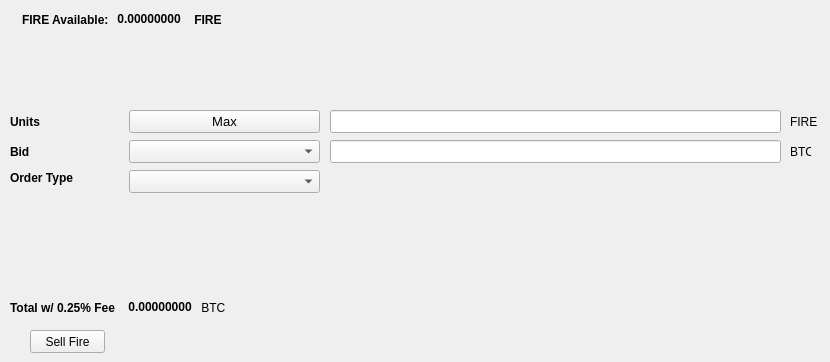
   <widget class="QWidget" name="SellTab">
    <attribute name="title">
     <string>Sell</string>
    </attribute>
    <widget class="QLabel" name="label_16">
     <property name="geometry">
      <rect>
       <x>790</x>
       <y>140</y>
       <width>21</width>
       <height>23</height>
      </rect>
     </property>
     <property name="text">
      <string>BTC</string>
     </property>
    </widget>
    <widget class="QComboBox" name="SellBidcomboBox">
     <property name="geometry">
      <rect>
       <x>129</x>
       <y>140</y>
       <width>191</width>
       <height>23</height>
      </rect>
     </property>
     <property name="font">
      <font>
       <pointsize>10</pointsize>
      </font>
     </property>
    </widget>
    <widget class="QLabel" name="label_18">
     <property name="geometry">
      <rect>
       <x>10</x>
       <y>110</y>
       <width>46</width>
       <height>23</height>
      </rect>
     </property>
     <property name="font">
      <font>
       <weight>75</weight>
       <bold>true</bold>
      </font>
     </property>
     <property name="text">
      <string>Units</string>
     </property>
    </widget>
    <widget class="QPushButton" name="Sell_Max_Amount">
     <property name="geometry">
      <rect>
       <x>129</x>
       <y>110</y>
       <width>191</width>
       <height>23</height>
      </rect>
     </property>
     <property name="font">
      <font>
       <pointsize>10</pointsize>
      </font>
     </property>
     <property name="text">
      <string>Max</string>
     </property>
    </widget>
    <widget class="QLabel" name="label_20">
     <property name="geometry">
      <rect>
       <x>10</x>
       <y>170</y>
       <width>71</width>
       <height>16</height>
      </rect>
     </property>
     <property name="font">
      <font>
       <weight>75</weight>
       <bold>true</bold>
      </font>
     </property>
     <property name="text">
      <string>Order Type</string>
     </property>
    </widget>
    <widget class="QComboBox" name="SellOrdertypeCombo">
     <property name="geometry">
      <rect>
       <x>129</x>
       <y>170</y>
       <width>191</width>
       <height>23</height>
      </rect>
     </property>
     <property name="font">
      <font>
       <pointsize>10</pointsize>
      </font>
     </property>
    </widget>
    <widget class="QLabel" name="label_21">
     <property name="geometry">
      <rect>
       <x>10</x>
       <y>140</y>
       <width>46</width>
       <height>23</height>
      </rect>
     </property>
     <property name="font">
      <font>
       <weight>75</weight>
       <bold>true</bold>
      </font>
     </property>
     <property name="text">
      <string>Bid</string>
     </property>
    </widget>
    <widget class="QLabel" name="label_22">
     <property name="geometry">
      <rect>
       <x>790</x>
       <y>110</y>
       <width>31</width>
       <height>23</height>
      </rect>
     </property>
     <property name="text">
      <string>FIRE</string>
     </property>
    </widget>
    <widget class="QLineEdit" name="UnitsInputFire">
     <property name="geometry">
      <rect>
       <x>330</x>
       <y>110</y>
       <width>451</width>
       <height>23</height>
      </rect>
     </property>
     <property name="font">
      <font>
       <pointsize>9</pointsize>
       <weight>75</weight>
       <bold>true</bold>
      </font>
     </property>
    </widget>
    <widget class="QLineEdit" name="SellBidPriceEdit">
     <property name="geometry">
      <rect>
       <x>330</x>
       <y>140</y>
       <width>451</width>
       <height>23</height>
      </rect>
     </property>
     <property name="font">
      <font>
       <pointsize>9</pointsize>
       <weight>75</weight>
       <bold>true</bold>
      </font>
     </property>
    </widget>
    <widget class="QPushButton" name="SellFireBTN">
     <property name="geometry">
      <rect>
       <x>30</x>
       <y>330</y>
       <width>75</width>
       <height>23</height>
      </rect>
     </property>
     <property name="text">
      <string>Sell Fire</string>
     </property>
    </widget>
    <widget class="QWidget" name="layoutWidget">
     <property name="geometry">
      <rect>
       <x>22</x>
       <y>12</y>
       <width>200</width>
       <height>15</height>
      </rect>
     </property>
     <layout class="QHBoxLayout" name="horizontalLayout">
      <item>
       <widget class="QLabel" name="label232_2">
        <property name="font">
         <font>
          <weight>75</weight>
          <bold>true</bold>
         </font>
        </property>
        <property name="text">
         <string>FIRE Available:</string>
        </property>
       </widget>
      </item>
      <item>
       <widget class="QLabel" name="FIREAvailableLabel">
        <property name="palette">
         <palette>
          <active>
           <colorrole role="WindowText">
            <brush brushstyle="SolidPattern">
             <color alpha="255">
              <red>0</red>
              <green>0</green>
              <blue>0</blue>
             </color>
            </brush>
           </colorrole>
           <colorrole role="Button">
            <brush brushstyle="SolidPattern">
             <color alpha="255">
              <red>0</red>
              <green>170</green>
              <blue>0</blue>
             </color>
            </brush>
           </colorrole>
           <colorrole role="Light">
            <brush brushstyle="SolidPattern">
             <color alpha="255">
              <red>0</red>
              <green>255</green>
              <blue>0</blue>
             </color>
            </brush>
           </colorrole>
           <colorrole role="Midlight">
            <brush brushstyle="SolidPattern">
             <color alpha="255">
              <red>0</red>
              <green>212</green>
              <blue>0</blue>
             </color>
            </brush>
           </colorrole>
           <colorrole role="Dark">
            <brush brushstyle="SolidPattern">
             <color alpha="255">
              <red>0</red>
              <green>85</green>
              <blue>0</blue>
             </color>
            </brush>
           </colorrole>
           <colorrole role="Mid">
            <brush brushstyle="SolidPattern">
             <color alpha="255">
              <red>0</red>
              <green>113</green>
              <blue>0</blue>
             </color>
            </brush>
           </colorrole>
           <colorrole role="Text">
            <brush brushstyle="SolidPattern">
             <color alpha="255">
              <red>0</red>
              <green>170</green>
              <blue>0</blue>
             </color>
            </brush>
           </colorrole>
           <colorrole role="BrightText">
            <brush brushstyle="SolidPattern">
             <color alpha="255">
              <red>255</red>
              <green>255</green>
              <blue>255</blue>
             </color>
            </brush>
           </colorrole>
           <colorrole role="ButtonText">
            <brush brushstyle="SolidPattern">
             <color alpha="255">
              <red>0</red>
              <green>0</green>
              <blue>0</blue>
             </color>
            </brush>
           </colorrole>
           <colorrole role="Base">
            <brush brushstyle="SolidPattern">
             <color alpha="255">
              <red>255</red>
              <green>255</green>
              <blue>255</blue>
             </color>
            </brush>
           </colorrole>
           <colorrole role="Window">
            <brush brushstyle="SolidPattern">
             <color alpha="255">
              <red>0</red>
              <green>170</green>
              <blue>0</blue>
             </color>
            </brush>
           </colorrole>
           <colorrole role="Shadow">
            <brush brushstyle="SolidPattern">
             <color alpha="255">
              <red>0</red>
              <green>0</green>
              <blue>0</blue>
             </color>
            </brush>
           </colorrole>
           <colorrole role="AlternateBase">
            <brush brushstyle="SolidPattern">
             <color alpha="255">
              <red>127</red>
              <green>212</green>
              <blue>127</blue>
             </color>
            </brush>
           </colorrole>
           <colorrole role="ToolTipBase">
            <brush brushstyle="SolidPattern">
             <color alpha="255">
              <red>255</red>
              <green>255</green>
              <blue>220</blue>
             </color>
            </brush>
           </colorrole>
           <colorrole role="ToolTipText">
            <brush brushstyle="SolidPattern">
             <color alpha="255">
              <red>0</red>
              <green>0</green>
              <blue>0</blue>
             </color>
            </brush>
           </colorrole>
          </active>
          <inactive>
           <colorrole role="WindowText">
            <brush brushstyle="SolidPattern">
             <color alpha="255">
              <red>0</red>
              <green>0</green>
              <blue>0</blue>
             </color>
            </brush>
           </colorrole>
           <colorrole role="Button">
            <brush brushstyle="SolidPattern">
             <color alpha="255">
              <red>0</red>
              <green>170</green>
              <blue>0</blue>
             </color>
            </brush>
           </colorrole>
           <colorrole role="Light">
            <brush brushstyle="SolidPattern">
             <color alpha="255">
              <red>0</red>
              <green>255</green>
              <blue>0</blue>
             </color>
            </brush>
           </colorrole>
           <colorrole role="Midlight">
            <brush brushstyle="SolidPattern">
             <color alpha="255">
              <red>0</red>
              <green>212</green>
              <blue>0</blue>
             </color>
            </brush>
           </colorrole>
           <colorrole role="Dark">
            <brush brushstyle="SolidPattern">
             <color alpha="255">
              <red>0</red>
              <green>85</green>
              <blue>0</blue>
             </color>
            </brush>
           </colorrole>
           <colorrole role="Mid">
            <brush brushstyle="SolidPattern">
             <color alpha="255">
              <red>0</red>
              <green>113</green>
              <blue>0</blue>
             </color>
            </brush>
           </colorrole>
           <colorrole role="Text">
            <brush brushstyle="SolidPattern">
             <color alpha="255">
              <red>0</red>
              <green>170</green>
              <blue>0</blue>
             </color>
            </brush>
           </colorrole>
           <colorrole role="BrightText">
            <brush brushstyle="SolidPattern">
             <color alpha="255">
              <red>255</red>
              <green>255</green>
              <blue>255</blue>
             </color>
            </brush>
           </colorrole>
           <colorrole role="ButtonText">
            <brush brushstyle="SolidPattern">
             <color alpha="255">
              <red>0</red>
              <green>0</green>
              <blue>0</blue>
             </color>
            </brush>
           </colorrole>
           <colorrole role="Base">
            <brush brushstyle="SolidPattern">
             <color alpha="255">
              <red>255</red>
              <green>255</green>
              <blue>255</blue>
             </color>
            </brush>
           </colorrole>
           <colorrole role="Window">
            <brush brushstyle="SolidPattern">
             <color alpha="255">
              <red>0</red>
              <green>170</green>
              <blue>0</blue>
             </color>
            </brush>
           </colorrole>
           <colorrole role="Shadow">
            <brush brushstyle="SolidPattern">
             <color alpha="255">
              <red>0</red>
              <green>0</green>
              <blue>0</blue>
             </color>
            </brush>
           </colorrole>
           <colorrole role="AlternateBase">
            <brush brushstyle="SolidPattern">
             <color alpha="255">
              <red>127</red>
              <green>212</green>
              <blue>127</blue>
             </color>
            </brush>
           </colorrole>
           <colorrole role="ToolTipBase">
            <brush brushstyle="SolidPattern">
             <color alpha="255">
              <red>255</red>
              <green>255</green>
              <blue>220</blue>
             </color>
            </brush>
           </colorrole>
           <colorrole role="ToolTipText">
            <brush brushstyle="SolidPattern">
             <color alpha="255">
              <red>0</red>
              <green>0</green>
              <blue>0</blue>
             </color>
            </brush>
           </colorrole>
          </inactive>
          <disabled>
           <colorrole role="WindowText">
            <brush brushstyle="SolidPattern">
             <color alpha="255">
              <red>0</red>
              <green>85</green>
              <blue>0</blue>
             </color>
            </brush>
           </colorrole>
           <colorrole role="Button">
            <brush brushstyle="SolidPattern">
             <color alpha="255">
              <red>0</red>
              <green>170</green>
              <blue>0</blue>
             </color>
            </brush>
           </colorrole>
           <colorrole role="Light">
            <brush brushstyle="SolidPattern">
             <color alpha="255">
              <red>0</red>
              <green>255</green>
              <blue>0</blue>
             </color>
            </brush>
           </colorrole>
           <colorrole role="Midlight">
            <brush brushstyle="SolidPattern">
             <color alpha="255">
              <red>0</red>
              <green>212</green>
              <blue>0</blue>
             </color>
            </brush>
           </colorrole>
           <colorrole role="Dark">
            <brush brushstyle="SolidPattern">
             <color alpha="255">
              <red>0</red>
              <green>85</green>
              <blue>0</blue>
             </color>
            </brush>
           </colorrole>
           <colorrole role="Mid">
            <brush brushstyle="SolidPattern">
             <color alpha="255">
              <red>0</red>
              <green>113</green>
              <blue>0</blue>
             </color>
            </brush>
           </colorrole>
           <colorrole role="Text">
            <brush brushstyle="SolidPattern">
             <color alpha="255">
              <red>0</red>
              <green>85</green>
              <blue>0</blue>
             </color>
            </brush>
           </colorrole>
           <colorrole role="BrightText">
            <brush brushstyle="SolidPattern">
             <color alpha="255">
              <red>255</red>
              <green>255</green>
              <blue>255</blue>
             </color>
            </brush>
           </colorrole>
           <colorrole role="ButtonText">
            <brush brushstyle="SolidPattern">
             <color alpha="255">
              <red>0</red>
              <green>85</green>
              <blue>0</blue>
             </color>
            </brush>
           </colorrole>
           <colorrole role="Base">
            <brush brushstyle="SolidPattern">
             <color alpha="255">
              <red>0</red>
              <green>170</green>
              <blue>0</blue>
             </color>
            </brush>
           </colorrole>
           <colorrole role="Window">
            <brush brushstyle="SolidPattern">
             <color alpha="255">
              <red>0</red>
              <green>170</green>
              <blue>0</blue>
             </color>
            </brush>
           </colorrole>
           <colorrole role="Shadow">
            <brush brushstyle="SolidPattern">
             <color alpha="255">
              <red>0</red>
              <green>0</green>
              <blue>0</blue>
             </color>
            </brush>
           </colorrole>
           <colorrole role="AlternateBase">
            <brush brushstyle="SolidPattern">
             <color alpha="255">
              <red>0</red>
              <green>170</green>
              <blue>0</blue>
             </color>
            </brush>
           </colorrole>
           <colorrole role="ToolTipBase">
            <brush brushstyle="SolidPattern">
             <color alpha="255">
              <red>255</red>
              <green>255</green>
              <blue>220</blue>
             </color>
            </brush>
           </colorrole>
           <colorrole role="ToolTipText">
            <brush brushstyle="SolidPattern">
             <color alpha="255">
              <red>0</red>
              <green>0</green>
              <blue>0</blue>
             </color>
            </brush>
           </colorrole>
          </disabled>
         </palette>
        </property>
        <property name="font">
         <font>
          <weight>75</weight>
          <bold>true</bold>
         </font>
        </property>
        <property name="text">
         <string> 0.00000000 </string>
        </property>
        <property name="textInteractionFlags">
         <set>Qt::LinksAccessibleByMouse|Qt::TextSelectableByKeyboard|Qt::TextSelectableByMouse</set>
        </property>
       </widget>
      </item>
      <item>
       <widget class="QLabel" name="labelfire">
        <property name="font">
         <font>
          <weight>75</weight>
          <bold>true</bold>
         </font>
        </property>
        <property name="text">
         <string> FIRE</string>
        </property>
       </widget>
      </item>
     </layout>
    </widget>
    <widget class="QWidget" name="layoutWidget">
     <property name="geometry">
      <rect>
       <x>10</x>
       <y>300</y>
       <width>218</width>
       <height>15</height>
      </rect>
     </property>
     <layout class="QHBoxLayout" name="horizontalLayout_2">
      <item>
       <widget class="QLabel" name="label_19">
        <property name="font">
         <font>
          <weight>75</weight>
          <bold>true</bold>
         </font>
        </property>
        <property name="text">
         <string>Total w/ 0.25% Fee </string>
        </property>
       </widget>
      </item>
      <item>
       <widget class="QLabel" name="SellCostLabel">
        <property name="palette">
         <palette>
          <active>
           <colorrole role="WindowText">
            <brush brushstyle="SolidPattern">
             <color alpha="255">
              <red>0</red>
              <green>0</green>
              <blue>0</blue>
             </color>
            </brush>
           </colorrole>
           <colorrole role="Button">
            <brush brushstyle="SolidPattern">
             <color alpha="255">
              <red>0</red>
              <green>170</green>
              <blue>0</blue>
             </color>
            </brush>
           </colorrole>
           <colorrole role="Light">
            <brush brushstyle="SolidPattern">
             <color alpha="255">
              <red>0</red>
              <green>255</green>
              <blue>0</blue>
             </color>
            </brush>
           </colorrole>
           <colorrole role="Midlight">
            <brush brushstyle="SolidPattern">
             <color alpha="255">
              <red>0</red>
              <green>212</green>
              <blue>0</blue>
             </color>
            </brush>
           </colorrole>
           <colorrole role="Dark">
            <brush brushstyle="SolidPattern">
             <color alpha="255">
              <red>0</red>
              <green>85</green>
              <blue>0</blue>
             </color>
            </brush>
           </colorrole>
           <colorrole role="Mid">
            <brush brushstyle="SolidPattern">
             <color alpha="255">
              <red>0</red>
              <green>113</green>
              <blue>0</blue>
             </color>
            </brush>
           </colorrole>
           <colorrole role="Text">
            <brush brushstyle="SolidPattern">
             <color alpha="255">
              <red>0</red>
              <green>170</green>
              <blue>0</blue>
             </color>
            </brush>
           </colorrole>
           <colorrole role="BrightText">
            <brush brushstyle="SolidPattern">
             <color alpha="255">
              <red>255</red>
              <green>255</green>
              <blue>255</blue>
             </color>
            </brush>
           </colorrole>
           <colorrole role="ButtonText">
            <brush brushstyle="SolidPattern">
             <color alpha="255">
              <red>0</red>
              <green>0</green>
              <blue>0</blue>
             </color>
            </brush>
           </colorrole>
           <colorrole role="Base">
            <brush brushstyle="SolidPattern">
             <color alpha="255">
              <red>255</red>
              <green>255</green>
              <blue>255</blue>
             </color>
            </brush>
           </colorrole>
           <colorrole role="Window">
            <brush brushstyle="SolidPattern">
             <color alpha="255">
              <red>0</red>
              <green>170</green>
              <blue>0</blue>
             </color>
            </brush>
           </colorrole>
           <colorrole role="Shadow">
            <brush brushstyle="SolidPattern">
             <color alpha="255">
              <red>0</red>
              <green>0</green>
              <blue>0</blue>
             </color>
            </brush>
           </colorrole>
           <colorrole role="AlternateBase">
            <brush brushstyle="SolidPattern">
             <color alpha="255">
              <red>127</red>
              <green>212</green>
              <blue>127</blue>
             </color>
            </brush>
           </colorrole>
           <colorrole role="ToolTipBase">
            <brush brushstyle="SolidPattern">
             <color alpha="255">
              <red>255</red>
              <green>255</green>
              <blue>220</blue>
             </color>
            </brush>
           </colorrole>
           <colorrole role="ToolTipText">
            <brush brushstyle="SolidPattern">
             <color alpha="255">
              <red>0</red>
              <green>0</green>
              <blue>0</blue>
             </color>
            </brush>
           </colorrole>
          </active>
          <inactive>
           <colorrole role="WindowText">
            <brush brushstyle="SolidPattern">
             <color alpha="255">
              <red>0</red>
              <green>0</green>
              <blue>0</blue>
             </color>
            </brush>
           </colorrole>
           <colorrole role="Button">
            <brush brushstyle="SolidPattern">
             <color alpha="255">
              <red>0</red>
              <green>170</green>
              <blue>0</blue>
             </color>
            </brush>
           </colorrole>
           <colorrole role="Light">
            <brush brushstyle="SolidPattern">
             <color alpha="255">
              <red>0</red>
              <green>255</green>
              <blue>0</blue>
             </color>
            </brush>
           </colorrole>
           <colorrole role="Midlight">
            <brush brushstyle="SolidPattern">
             <color alpha="255">
              <red>0</red>
              <green>212</green>
              <blue>0</blue>
             </color>
            </brush>
           </colorrole>
           <colorrole role="Dark">
            <brush brushstyle="SolidPattern">
             <color alpha="255">
              <red>0</red>
              <green>85</green>
              <blue>0</blue>
             </color>
            </brush>
           </colorrole>
           <colorrole role="Mid">
            <brush brushstyle="SolidPattern">
             <color alpha="255">
              <red>0</red>
              <green>113</green>
              <blue>0</blue>
             </color>
            </brush>
           </colorrole>
           <colorrole role="Text">
            <brush brushstyle="SolidPattern">
             <color alpha="255">
              <red>0</red>
              <green>170</green>
              <blue>0</blue>
             </color>
            </brush>
           </colorrole>
           <colorrole role="BrightText">
            <brush brushstyle="SolidPattern">
             <color alpha="255">
              <red>255</red>
              <green>255</green>
              <blue>255</blue>
             </color>
            </brush>
           </colorrole>
           <colorrole role="ButtonText">
            <brush brushstyle="SolidPattern">
             <color alpha="255">
              <red>0</red>
              <green>0</green>
              <blue>0</blue>
             </color>
            </brush>
           </colorrole>
           <colorrole role="Base">
            <brush brushstyle="SolidPattern">
             <color alpha="255">
              <red>255</red>
              <green>255</green>
              <blue>255</blue>
             </color>
            </brush>
           </colorrole>
           <colorrole role="Window">
            <brush brushstyle="SolidPattern">
             <color alpha="255">
              <red>0</red>
              <green>170</green>
              <blue>0</blue>
             </color>
            </brush>
           </colorrole>
           <colorrole role="Shadow">
            <brush brushstyle="SolidPattern">
             <color alpha="255">
              <red>0</red>
              <green>0</green>
              <blue>0</blue>
             </color>
            </brush>
           </colorrole>
           <colorrole role="AlternateBase">
            <brush brushstyle="SolidPattern">
             <color alpha="255">
              <red>127</red>
              <green>212</green>
              <blue>127</blue>
             </color>
            </brush>
           </colorrole>
           <colorrole role="ToolTipBase">
            <brush brushstyle="SolidPattern">
             <color alpha="255">
              <red>255</red>
              <green>255</green>
              <blue>220</blue>
             </color>
            </brush>
           </colorrole>
           <colorrole role="ToolTipText">
            <brush brushstyle="SolidPattern">
             <color alpha="255">
              <red>0</red>
              <green>0</green>
              <blue>0</blue>
             </color>
            </brush>
           </colorrole>
          </inactive>
          <disabled>
           <colorrole role="WindowText">
            <brush brushstyle="SolidPattern">
             <color alpha="255">
              <red>0</red>
              <green>85</green>
              <blue>0</blue>
             </color>
            </brush>
           </colorrole>
           <colorrole role="Button">
            <brush brushstyle="SolidPattern">
             <color alpha="255">
              <red>0</red>
              <green>170</green>
              <blue>0</blue>
             </color>
            </brush>
           </colorrole>
           <colorrole role="Light">
            <brush brushstyle="SolidPattern">
             <color alpha="255">
              <red>0</red>
              <green>255</green>
              <blue>0</blue>
             </color>
            </brush>
           </colorrole>
           <colorrole role="Midlight">
            <brush brushstyle="SolidPattern">
             <color alpha="255">
              <red>0</red>
              <green>212</green>
              <blue>0</blue>
             </color>
            </brush>
           </colorrole>
           <colorrole role="Dark">
            <brush brushstyle="SolidPattern">
             <color alpha="255">
              <red>0</red>
              <green>85</green>
              <blue>0</blue>
             </color>
            </brush>
           </colorrole>
           <colorrole role="Mid">
            <brush brushstyle="SolidPattern">
             <color alpha="255">
              <red>0</red>
              <green>113</green>
              <blue>0</blue>
             </color>
            </brush>
           </colorrole>
           <colorrole role="Text">
            <brush brushstyle="SolidPattern">
             <color alpha="255">
              <red>0</red>
              <green>85</green>
              <blue>0</blue>
             </color>
            </brush>
           </colorrole>
           <colorrole role="BrightText">
            <brush brushstyle="SolidPattern">
             <color alpha="255">
              <red>255</red>
              <green>255</green>
              <blue>255</blue>
             </color>
            </brush>
           </colorrole>
           <colorrole role="ButtonText">
            <brush brushstyle="SolidPattern">
             <color alpha="255">
              <red>0</red>
              <green>85</green>
              <blue>0</blue>
             </color>
            </brush>
           </colorrole>
           <colorrole role="Base">
            <brush brushstyle="SolidPattern">
             <color alpha="255">
              <red>0</red>
              <green>170</green>
              <blue>0</blue>
             </color>
            </brush>
           </colorrole>
           <colorrole role="Window">
            <brush brushstyle="SolidPattern">
             <color alpha="255">
              <red>0</red>
              <green>170</green>
              <blue>0</blue>
             </color>
            </brush>
           </colorrole>
           <colorrole role="Shadow">
            <brush brushstyle="SolidPattern">
             <color alpha="255">
              <red>0</red>
              <green>0</green>
              <blue>0</blue>
             </color>
            </brush>
           </colorrole>
           <colorrole role="AlternateBase">
            <brush brushstyle="SolidPattern">
             <color alpha="255">
              <red>0</red>
              <green>170</green>
              <blue>0</blue>
             </color>
            </brush>
           </colorrole>
           <colorrole role="ToolTipBase">
            <brush brushstyle="SolidPattern">
             <color alpha="255">
              <red>255</red>
              <green>255</green>
              <blue>220</blue>
             </color>
            </brush>
           </colorrole>
           <colorrole role="ToolTipText">
            <brush brushstyle="SolidPattern">
             <color alpha="255">
              <red>0</red>
              <green>0</green>
              <blue>0</blue>
             </color>
            </brush>
           </colorrole>
          </disabled>
         </palette>
        </property>
        <property name="font">
         <font>
          <weight>75</weight>
          <bold>true</bold>
         </font>
        </property>
        <property name="autoFillBackground">
         <bool>false</bool>
        </property>
        <property name="text">
         <string> 0.00000000</string>
        </property>
        <property name="textInteractionFlags">
         <set>Qt::LinksAccessibleByMouse|Qt::TextSelectableByMouse</set>
        </property>
       </widget>
      </item>
      <item>
       <widget class="QLabel" name="label_17">
        <property name="font">
         <font>
          <weight>50</weight>
          <bold>false</bold>
         </font>
        </property>
        <property name="text">
         <string> BTC</string>
        </property>
       </widget>
      </item>
     </layout>
    </widget>
   </widget>
